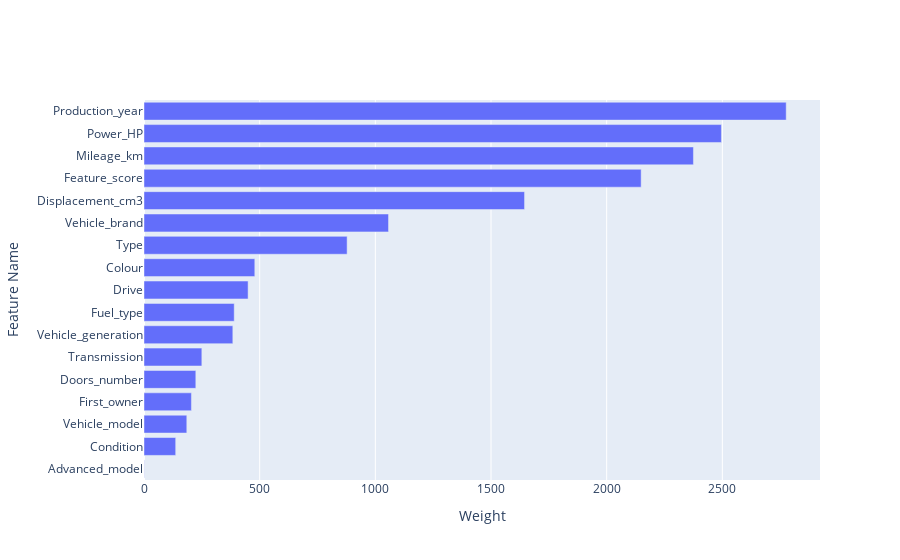

The notebook cell saved with this chart:
### Code cell
testing_intervals(
    model_name="xgboost_classifier",
    model_class=PriceClassifierXGBoostModel,
    hyperparameters_class=PriceClassifierXGBoostModelHyperparams,
    metric=MetricEnum.ACCURACY,
    intervals_functions=functions,
    gpu_mode=False,
    sample=10000,
    const_params={
        "learning_rate": 0.12921360029190918,
        "reg_alpha": 8.440813134554679,
        "reg_lambda": 6.254500283477481,
        "max_depth": 15,
        "n_estimators": 486,
        "min_child_weight": 6,
        "gamma": 0.6304338645485753,
        "subsample": 0.8040953946703557,
        "colsample_bytree": 0.9651088241133051,
        "max_delta_step": 4.410373590930435,
        "colsample_bynode": 0.8065733591903823,
        "colsample_bylevel": 0.7476323660748343
    }
)

### Figure 1 — Plotly figure (JSON) as saved in the notebook; plotly's stock layout.template omitted (floating-point values rounded to 4 significant figures)
{"data": [{"orientation": "h", "type": "bar", "x": [1, 137, 185, 205, 224, 250, 384, 390, 450, 479, 878, 1057, 1645, 2149, 2375, 2496, 2776], "y": ["Advanced_model", "Condition", "Vehicle_model", "First_owner", "Doors_number", "Transmission", "Vehicle_generation", "Fuel_type", "Drive", "Colour", "Type", "Vehicle_brand", "Displacement_cm3", "Feature_score", "Mileage_km", "Power_HP", "Production_year"]}], "layout": {"xaxis": {"title": {"text": "Weight"}}, "yaxis": {"title": {"text": "Feature Name"}}}}
